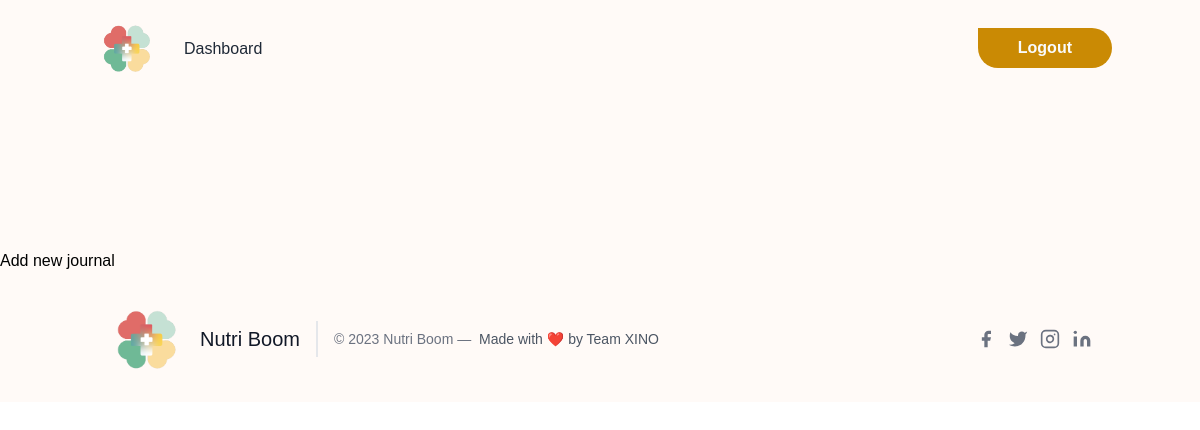
Page /myjournal (signed in) on the earlier database version.
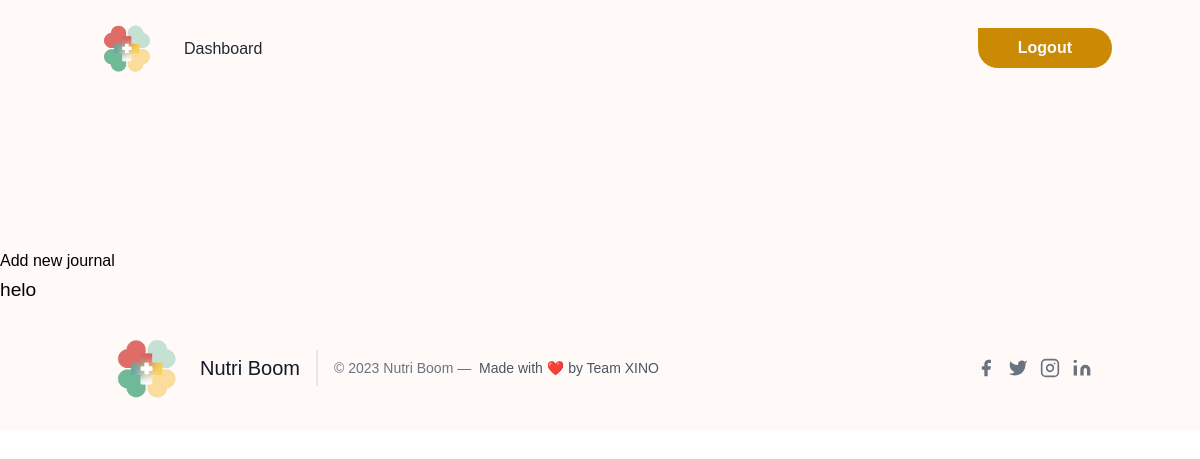
Same page on the later database version.
### hack/models.py (models this page shows)
class Journal(db.Model):
    id = db.Column(db.Integer, primary_key=True)
    user_id = db.Column(db.Integer, db.ForeignKey('user.id'), nullable=False)
    date = db.Column(db.String, default=str(date.today()))
    text = db.Column(db.String)

### app.py (the view)
@app.route('/myjournal')
@login_required
def journal():
    journal = Journal.query.filter_by(user_id=current_user.id).all()
    return render_template('myjournal.html', journal=journal)

### hack/models.py (called while the page is built)
@login_manager.user_loader
def load_user(user_id):
    return User.query.get(user_id)

### hack/templates/myjournal.html (shortened to what this page needs)
{%extends "base.html"%}
{%block content%}
<br><br><br><br><br><br>
  <a class="addition" href="{{url_for('make_journal')}}">
    Add new journal</a><br>
  {%for i in journal%}
  <div class="allcards" style="display:inline-block;">
  <div class="card" style="width: 20rem;">
    <div class="card-body">
      <p style="font-size: larger;" class="card-text">{{i.text}}</p>
  </div>
</div>
</div>
  {%endfor%}
{%endblock%}

### hack/templates/base.html (shortened to what this page needs)
<!doctype html>
<html>
<head>
	<script src="https://cdn.tailwindcss.com"></script>
	<link href="https://api.fontshare.com/v2/css?f[]=boska@400,700&display=swap" rel="stylesheet">
	<link href="https://unpkg.com/aos@2.3.1/dist/aos.css" rel="stylesheet">
	<link href="https://api.fontshare.com/v2/css?f[]=satoshi@700,500,400&f[]=panchang@600&display=swap"
		rel="stylesheet">
	<link rel="stylesheet" href="../static/styles.css">
</head>
<body style="font-family: 'Satoshi', sans-serif; overflow-x: hidden;">
	<section class="bg-[#FFFAF7] ">
		<header class="p-4 text-gray-800">
			<div class="container flex justify-between h-16 mx-auto">
				<div class="flex">
					<a rel="noopener noreferrer" href="/" aria-label="Back to homepage" class="flex items-center p-2">
						<img src="{{url_for('static', filename='logo.png')}}" class=w-16>
					</a>
					<ul class="items-stretch hidden space-x-3 lg:flex">
						<li class="flex">
							<a rel="noopener noreferrer" href="{{url_for('epsilon')}}"
								class="flex items-center px-4 -mb-1 border-b-2 border-transparent hover:underline-offset-4 hover:underline">Dashboard</a>
						</li>
					</ul>
				</div>
				  {%if current_user.is_authenticated%}
					<a href="{{url_for('logout')}}"><div class="items-center flex-shrink-0 hidden lg:flex">
						<button
							class="px-10 py-2 font-semibold rounded-r-full rounded-bl-full hover:border-2 hover:border-yellow-600 hover:text-yellow-600 hover:bg-transparent bg-yellow-600 text-gray-50">Logout</button></a>
					</div>
					{%else%}
				<a href="{{url_for('login')}}"><div class="items-center flex-shrink-0 hidden lg:flex">
					<button
						class="px-10 py-2 font-semibold rounded-r-full rounded-bl-full hover:border-2 hover:border-yellow-600 hover:text-yellow-600 hover:bg-transparent bg-yellow-600 text-gray-50">Log
						in</button></a>
				</div>
				{%endif%}
		</header>
    {% block content %}
    {% endblock content %}
		  <footer class="text-gray-600 body-font">
			<div class="container px-5 py-8 mx-auto flex items-center sm:flex-row flex-col">
			  <a class="flex title-font font-medium items-center md:justify-start justify-center text-gray-900">
				<img src="{{url_for('static', filename='logo.png')}}" class="w-20">
				<span class="ml-3 text-xl">Nutri Boom</span>
			  </a>
			  <p class="text-sm text-gray-500 sm:ml-4 sm:pl-4 sm:border-l-2 sm:border-gray-200 sm:py-2 sm:mt-0 mt-4">© 2023 Nutri Boom —
				<a href="/" class="text-gray-600 ml-1" rel="noopener noreferrer" target="_blank">Made with ❤️ by Team XINO</a>
			  </p>
			  <span class="inline-flex sm:ml-auto sm:mt-0 mt-4 justify-center sm:justify-start">
				<a class="text-gray-500">
				  <svg fill="currentColor" stroke-linecap="round" stroke-linejoin="round" stroke-width="2" class="w-5 h-5" viewBox="0 0 24 24">
					<path d="M18 2h-3a5 5 0 00-5 5v3H7v4h3v8h4v-8h3l1-4h-4V7a1 1 0 011-1h3z"></path>
				  </svg>
				</a>
				<a class="ml-3 text-gray-500">
				  <svg fill="currentColor" stroke-linecap="round" stroke-linejoin="round" stroke-width="2" class="w-5 h-5" viewBox="0 0 24 24">
					<path d="M23 3a10.9 10.9 0 01-3.14 1.53 4.48 4.48 0 00-7.86 3v1A10.66 10.66 0 013 4s-4 9 5 13a11.64 11.64 0 01-7 2c9 5 20 0 20-11.5a4.5 4.5 0 00-.08-.83A7.72 7.72 0 0023 3z"></path>
				  </svg>
				</a>
				<a class="ml-3 text-gray-500">
				  <svg fill="none" stroke="currentColor" stroke-linecap="round" stroke-linejoin="round" stroke-width="2" class="w-5 h-5" viewBox="0 0 24 24">
					<rect width="20" height="20" x="2" y="2" rx="5" ry="5"></rect>
					<path d="M16 11.37A4 4 0 1112.63 8 4 4 0 0116 11.37zm1.5-4.87h.01"></path>
				  </svg>
				</a>
				<a class="ml-3 text-gray-500">
				  <svg fill="currentColor" stroke="currentColor" stroke-linecap="round" stroke-linejoin="round" stroke-width="0" class="w-5 h-5" viewBox="0 0 24 24">
					<path stroke="none" d="M16 8a6 6 0 016 6v7h-4v-7a2 2 0 00-2-2 2 2 0 00-2 2v7h-4v-7a6 6 0 016-6zM2 9h4v12H2z"></path>
					<circle cx="4" cy="4" r="2" stroke="none"></circle>
				  </svg>
				</a>
			  </span>
			</div>
		  </footer>
    </body>
</html>

### hack/static/styles.css (style rules this page uses)
:root { --raisin-black: #201e1fff; --snow: #f8f2f4ff; --celeste: #b2f1eaff; --vista-blue: #87a7f3ff; --thistle: #f4cff4ff; }
.container { text-align: center; margin: auto; }

Differences in the rows shown:
added Journal: text "helo"
